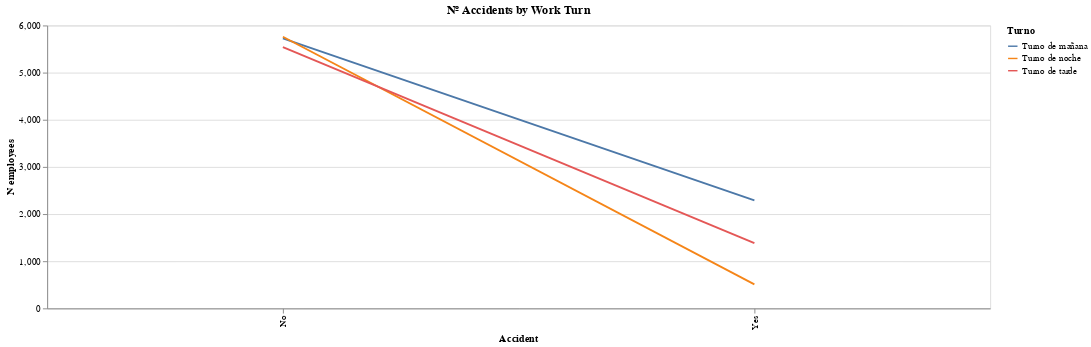

Write notebook code for a chart like this one.
### Markdown cell above
Morning turn is the one with more accidents:

### Code cell
alt.Chart(n_accidents,title="Nº Accidents by Work Turn").mark_line().encode( 
    y = 'N employees',
    x ='Accident',
    color='Turno').interactive() .properties(
    width=1000,
    height=300
)

### Figure 1 — Vega-Lite specification as saved in the notebook (floating-point values rounded to 4 significant figures)
{"config": {"view": {"continuousWidth": 400, "continuousHeight": 300}}, "data": {"name": "data-ffe7d80e5e254dda94d38dba0e443bf4"}, "mark": "line", "encoding": {"color": {"type": "nominal", "field": "Turno"}, "x": {"type": "nominal", "field": "Accident"}, "y": {"type": "quantitative", "field": "N employees"}}, "height": 300, "selection": {"selector016": {"type": "interval", "bind": "scales", "encodings": ["x", "y"]}}, "title": "Nº Accidents by Work Turn", "width": 1000, "$schema": "https://vega.github.io/schema/vega-lite/v4.8.1.json", "datasets": {"data-ffe7d80e5e254dda94d38dba0e443bf4": [{"Turno": "Turno de mañana", "Accident": "No", "N employees": 5728}, {"Turno": "Turno de mañana", "Accident": "Yes", "N employees": 2289}, {"Turno": "Turno de noche", "Accident": "No", "N employees": 5761}, {"Turno": "Turno de noche", "Accident": "Yes", "N employees": 508}, {"Turno": "Turno de tarde", "Accident": "No", "N employees": 5541}, {"Turno": "Turno de tarde", "Accident": "Yes", "N employees": 1383}]}}
